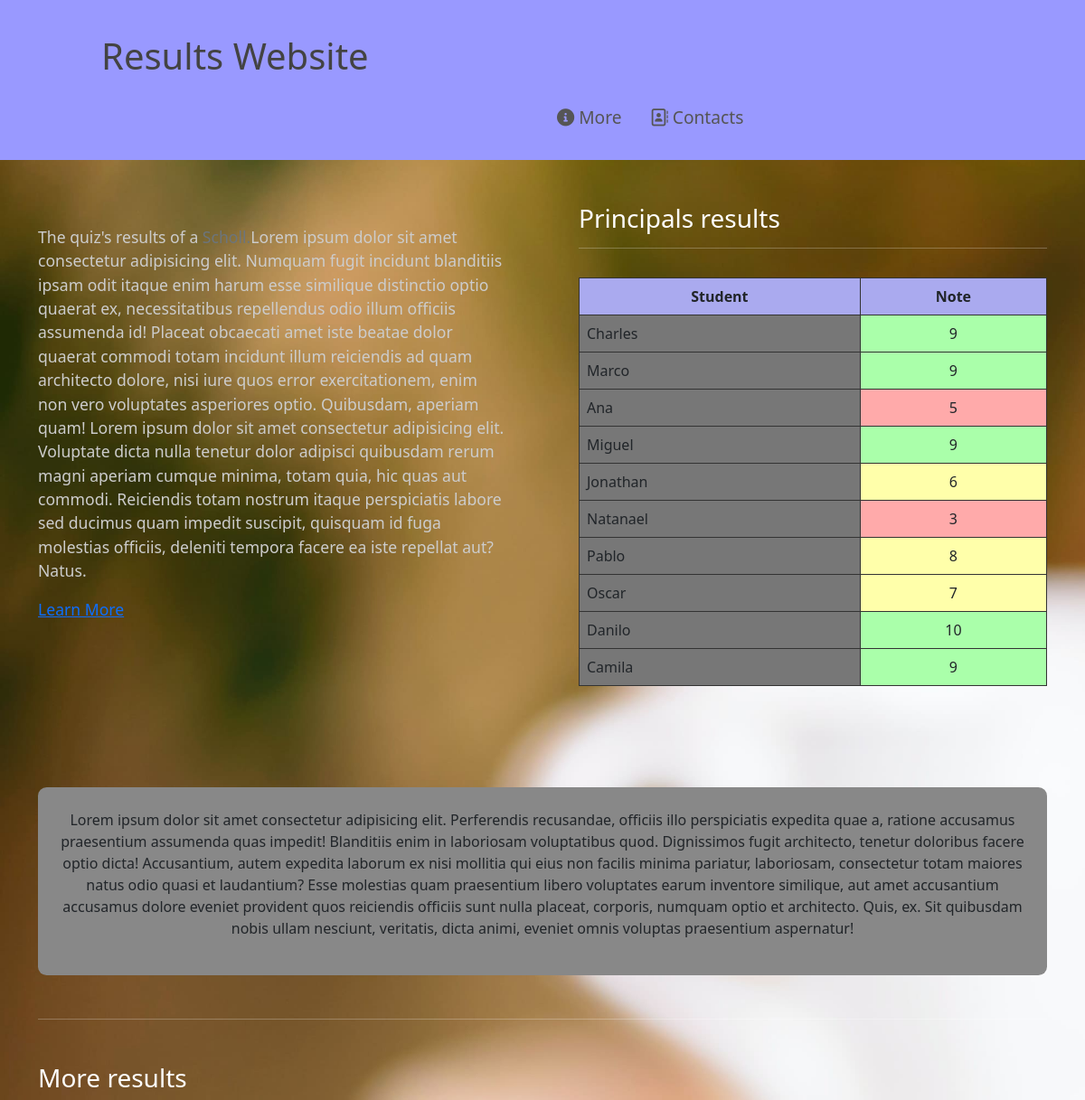
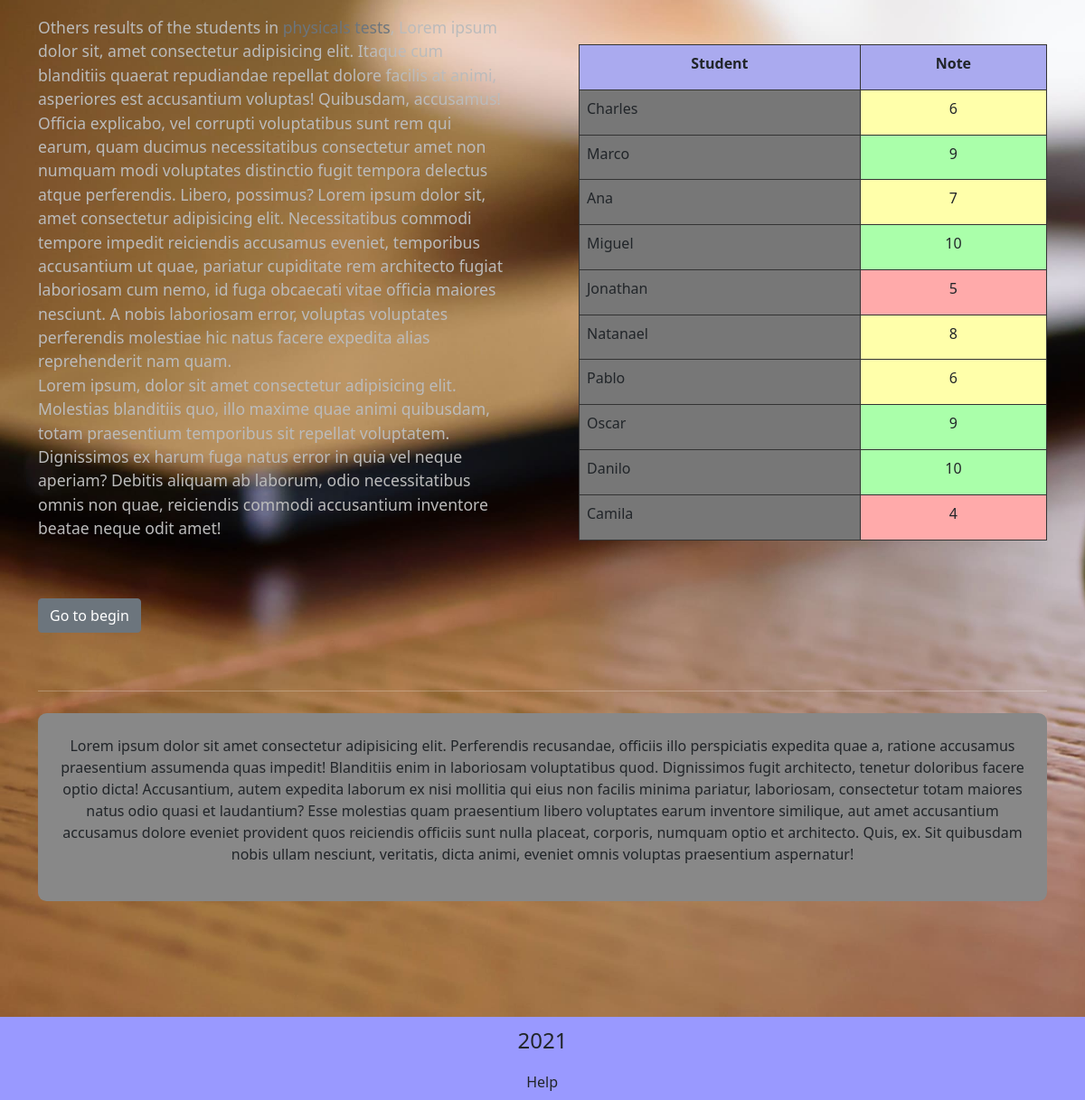
The page / on the database its author committed (2 pictures, top to bottom).
### models/quizs.py (models this page shows, shortened)
class Quizs(db.Model):
  id = db.Column(db.Integer, primary_key = True)
  student = db.Column(db.String(50))
  note = db.Column(db.Integer)

### models/physicals.py (models this page shows, shortened)
class Physicals(db.Model):
  id = db.Column(db.Integer, primary_key = True)
  student = db.Column(db.String(50))
  note = db.Column(db.Integer)

### routes/results.py (the view)
@results.route('/')
def home():
  quizs_results = Quizs.query.all()
  physicals_results = Physicals.query.all()
  for result in quizs_results:
    result.note = int(result.note)
  for result in physicals_results:
    result.note = int(result.note)
  return render_template(
    'index.html',
    quizs_results = quizs_results,
    physicals_results = physicals_results
  )

### templates/index.html
{% extends 'layout.html' %}
{% block body %}
<section class="view">
  <p class="pt-4 description">The quiz's results of a <span class="text-muted">Scholl.</span>Lorem ipsum
    dolor sit amet consectetur adipisicing elit. Numquam fugit incidunt blanditiis ipsam odit itaque enim harum esse
    similique distinctio optio quaerat ex, necessitatibus repellendus odio illum officiis assumenda id! Placeat
    obcaecati amet iste beatae dolor quaerat commodi totam incidunt illum reiciendis ad quam architecto dolore, nisi
    iure quos error exercitationem, enim non vero voluptates asperiores optio. Quibusdam, aperiam quam! Lorem ipsum
    dolor sit amet consectetur adipisicing elit. Voluptate dicta nulla tenetur dolor adipisci quibusdam rerum magni
    aperiam cumque minima, totam quia, hic quas aut commodi. Reiciendis totam nostrum itaque perspiciatis labore sed
    ducimus quam impedit suscipit, quisquam id fuga molestias officiis, deleniti tempora facere ea iste repellat
    aut? Natus.
    <a class="link d-block mt-3" href="#">Learn More</a>
  </p>
  <div class="data-view">
    <h3 class="text-white">Principals results</h3>
    <hr class="text-white">
    {% if quizs_results %}
    <table class="table">
      <tr>
        <th class="text-center">Student</th>
        <th class="text-center">Note</th>
      </tr>
      {% for result in quizs_results %}
      <tr>
        <td>{{ result.student }}</td>
        <td class="text-center"
          style="{% if result.note > 8 %}background-color: #aaffaa; {% elif result.note <= 8 and result.note > 5 %} background-color: #ffffaa; {% else %} background-color:#ffaaaa; {% endif %}">
          {{ result.note }}
        </td>
      </tr>
      {% endfor %}
    </table>
    {% else %}
    <h3 class="text-white p-4">Not results yet.</h3>
    {% endif %}
  </div>
</section>
<div class="p-4 info">
  <p class="text-center text-dark">Lorem ipsum dolor sit amet consectetur adipisicing elit. Perferendis recusandae,
    officiis illo perspiciatis expedita quae a, ratione accusamus praesentium assumenda quas impedit! Blanditiis enim
    in laboriosam voluptatibus quod. Dignissimos fugit architecto, tenetur doloribus facere optio dicta! Accusantium,
    autem expedita laborum ex nisi mollitia qui eius non facilis minima pariatur, laboriosam, consectetur totam
    maiores natus odio quasi et laudantium? Esse molestias quam praesentium libero voluptates earum inventore
    similique, aut amet accusantium accusamus dolore eveniet provident quos reiciendis officiis sunt nulla placeat,
    corporis, numquam optio et architecto. Quis, ex. Sit quibusdam nobis ullam nesciunt, veritatis, dicta animi,
    eveniet omnis voluptas praesentium aspernatur!</p>
</div>
<hr class="text-white mb-5">
<div class="more-results mb-5">
  <h3 class="text-white mb-4">More results</h3>
  <div class="more-view">
    <p class="more-description">Others results of the students in <span class="text-muted">physicals tests</span>, Lorem
      ipsum dolor sit, amet consectetur adipisicing elit.
      Itaque cum blanditiis quaerat repudiandae repellat dolore facilis at animi, asperiores est accusantium voluptas!
      Quibusdam, accusamus! Officia explicabo, vel corrupti voluptatibus sunt rem qui earum, quam ducimus
      necessitatibus consectetur amet non numquam modi voluptates distinctio fugit tempora delectus atque perferendis.
      Libero, possimus?
      Lorem ipsum dolor sit, amet consectetur adipisicing elit. Necessitatibus commodi tempore impedit reiciendis
      accusamus eveniet, temporibus accusantium ut quae, pariatur cupiditate rem architecto fugiat laboriosam cum
      nemo, id fuga obcaecati vitae officia maiores nesciunt. A nobis laboriosam error, voluptas voluptates
      perferendis molestiae hic natus facere expedita alias reprehenderit nam quam.
      <br>
      Lorem ipsum, dolor sit amet consectetur adipisicing elit. Molestias blanditiis quo, illo maxime quae animi
      quibusdam, totam praesentium temporibus sit repellat voluptatem. Dignissimos ex harum fuga natus error in quia
      vel neque aperiam? Debitis aliquam ab laborum, odio necessitatibus omnis non quae, reiciendis commodi
      accusantium inventore beatae neque odit amet!
    </p>
    {% if physicals_results %}
    <table class="table">
      <tr>
        <th class="text-center">Student</th>
        <th class="text-center">Note</th>
      </tr>
      {% for result in physicals_results %}
      <tr>
        <td>{{ result.student }}</td>
        <td class="text-center"
          style="{% if result.note > 8 %}background-color: #aaffaa; {% elif result.note <= 8 and result.note > 5 %} background-color: #ffffaa; {% else %} background-color:#ffaaaa; {% endif %}">
          {{ result.note }}
        </td>
      </tr>
      {% endfor %}
    </table>
    {% else %}
    <h3 class="text-white p-4">Not results yet.</h3>
    {% endif %}
  </div>
</div>
<a class="mb-5 btn btn-secondary" href="#title">Go to begin</a>
<hr class="text-white">
<div class="mt-4 p-4 info">
  <p class="text-center text-dark">Lorem ipsum dolor sit amet consectetur adipisicing elit. Perferendis recusandae,
    officiis illo perspiciatis expedita quae a, ratione accusamus praesentium assumenda quas impedit! Blanditiis enim
    in laboriosam voluptatibus quod. Dignissimos fugit architecto, tenetur doloribus facere optio dicta! Accusantium,
    autem expedita laborum ex nisi mollitia qui eius non facilis minima pariatur, laboriosam, consectetur totam
    maiores natus odio quasi et laudantium? Esse molestias quam praesentium libero voluptates earum inventore
    similique, aut amet accusantium accusamus dolore eveniet provident quos reiciendis officiis sunt nulla placeat,
    corporis, numquam optio et architecto. Quis, ex. Sit quibusdam nobis ullam nesciunt, veritatis, dicta animi,
    eveniet omnis voluptas praesentium aspernatur!</p>
</div>
{% endblock %}

### templates/layout.html (shortened to what this page needs)
<!DOCTYPE html>
<html lang="en">
<head>
  <link rel="stylesheet" href="{{ url_for('static', filename = 'css/bootstrap.min.css') }}">
  <link rel="stylesheet" href="https://cdnjs.cloudflare.com/ajax/libs/font-awesome/6.0.0-beta3/css/all.min.css" />
  <link rel="stylesheet" href="{{ url_for('static', filename = 'css/custom.css') }}">
  <link rel="stylesheet" href="{{ url_for('static', filename = 'css/table.css') }}">
</head>
<body>
  <header>
    {% include 'partials/_nav.html' %}
  </header>
  <div class="container mt-5">
    {% block body %}
    {% endblock %}
  </div>
  <footer class="p-2">
    <p class="text-center">2021</p>
    <a class="text-dark" href="mailto:helptest@gmail.com">Help</a>
  </footer>
</body>
</html>

### templates/partials/_nav.html
<nav class="nav">
  <ul class="navbar-left">
    <li>
      <a href="{{ url_for('results.home') }}" id="title">Results Website</a>
    </li>
  </ul>
  <ul class="navbar-right">
    <li>
      <a href="{{ url_for('results.more') }}">
        <i class="fas fa-info-circle"></i>
        More
      </a>
    </li>
    <li>
      <a href="{{ url_for('results.contacts') }}">
        <i class="far fa-address-book"></i>
        Contacts
      </a>
    </li>
  </ul>
</nav>

### static/css/custom.css (style rules this page uses)
html { font-family: Verdana, Geneva, Tahoma, sans-serif; }
html, body { margin: 0; padding: 0; }
body { background: url('../img/results-image.jpg') no-repeat; background-size: cover; }
.nav { padding: 2rem; display: flex; background-color: #9999ff; }
.nav .navbar-left, .nav .navbar-right { padding-left: 0; list-style: none; }
.nav .navbar-left { margin: 0 0 0 5rem; }
.nav .navbar-left li a { text-decoration: none; font-size: 2.5rem; font-weight: lighter; color: #434343; transition: color .3s ease; }
.nav .navbar-right { display: flex; margin: 0 0 0 50%; }
.nav .navbar-right li { margin: 1.5rem 1rem 0 1rem; }
.nav .navbar-right li a { color: #434343; text-decoration: none; font-size: 1.2rem; transition: color .3s ease; }
.nav .navbar-right li a { color: #555; }
.container { margin-bottom: 8rem; }
.view { display: grid; grid-template-columns: repeat(2, 1fr); column-gap: 5rem; }
.description { font-size: 1.1rem; color: #ccc; transition: text-shadow .3s ease; }
.more-description { font-size: 1.1rem; color: #bbb; transition: text-shadow .3s ease; }
.info { margin: 6rem 0 3rem 0; border-radius: .6rem; background-color: #888; transition: background-color .3s ease; }
.more-view { display: grid; grid-template-columns: repeat(2, 1fr); column-gap: 5rem; }
footer { background-color: #9999ff; }
footer p { font-size: 1.5rem; }
footer a { text-decoration: none; margin: 0 0 0 48.5%; }

### static/css/table.css (style rules this page uses)
.data-view table { margin-top: 2rem; border-collapse: collapse; transition: box-shadow .3s ease; }
.data-view table tr { border: .5px solid #333; }
.data-view table tr th { background-color: #aaaaef; transition: background-color .3s ease; }
.data-view table tr th, .data-view table tr td { border: .5px solid #333; }
.data-view table tr td { background-color: #777; transition: background-color .3s ease; }
.more-results table { margin-top: 2rem; border-collapse: collapse; transition: box-shadow .3s ease; }
.more-results table tr { border: .5px solid #333; }
.more-results table tr th { background-color: #aaaaef; transition: background-color .3s ease; }
.more-results table tr th, .more-results table tr td { border: .5px solid #333; }
.more-results table tr td { background-color: #777; transition: background-color .3s ease; }

### rows shown on the page
Quizs: student "Charles", note "9"
Quizs: student "Marco", note "9"
Quizs: student "Ana", note "5"
Quizs: student "Miguel", note "9"
Quizs: student "Jonathan", note "6"
Quizs: student "Natanael", note "3"
Quizs: student "Pablo", note "8"
Quizs: student "Oscar", note "7"
Quizs: student "Danilo", note "10"
Quizs: student "Camila", note "9"
Physicals: student "Charles", note "6"
Physicals: student "Marco", note "9"
Physicals: student "Ana", note "7"
Physicals: student "Miguel", note "10"
Physicals: student "Jonathan", note "5"
Physicals: student "Natanael", note "8"
Physicals: student "Pablo", note "6"
Physicals: student "Oscar", note "9"
Physicals: student "Danilo", note "10"
Physicals: student "Camila", note "4"
